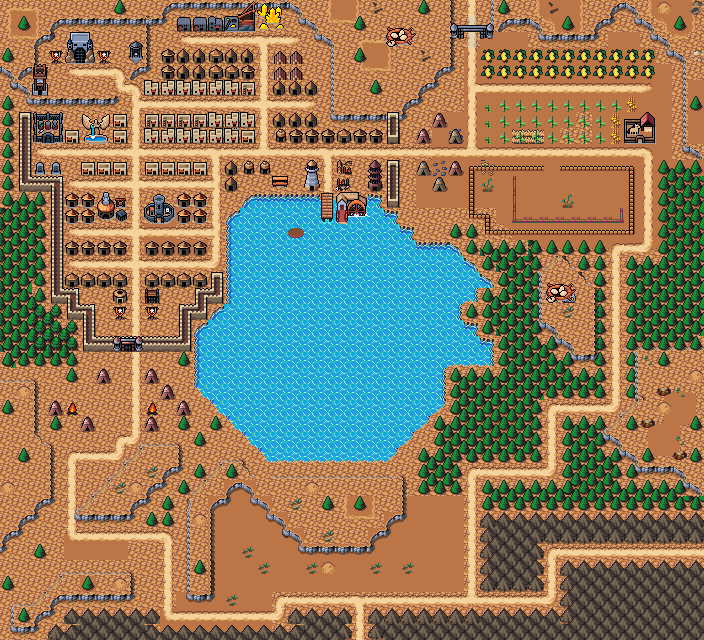

This is a level from a 2D game, rendered from its Tiled map with the project's own tilesets. A one-line summary and the map file follow, with tile-layer data summarised:
An orthogonal 44x40 tile map with 16x16 px tiles, 7 tile layers (Colission, Background, Walls, Clutter, ...), 3 tilesets and 82 objects.

<map version="1.9" tiledversion="1.9.2" orientation="orthogonal" renderorder="right-down" width="44" height="40" tilewidth="16" tileheight="16" infinite="0" nextlayerid="33" nextobjectid="262">
 <editorsettings>
  <export format="tmx" />
 </editorsettings>
 <tileset firstgid="1" source="../tileset/main.tsx" />
 <tileset firstgid="10113" source="../tileset/buildings.tsx" />
 <tileset firstgid="11905" source="../tileset/FarmFood.tsx" />
 <layer id="28" name="Colission" width="44" height="40">
  <data>[1760 cells, 329 non-empty, 17 distinct tile ids]</data>
 </layer>
 <layer id="24" name="Background" width="44" height="40">
  <data>[1760 cells, 1760 non-empty, 10 distinct tile ids]</data>
 </layer>
 <layer id="25" name="Walls" width="44" height="40">
  <data>[1760 cells, 523 non-empty, 58 distinct tile ids]</data>
 </layer>
 <layer id="26" name="Clutter" width="44" height="40">
  <data>[1760 cells, 478 non-empty, 120 distinct tile ids]</data>
 </layer>
 <layer id="27" name="ClutterBis" width="44" height="40">
  <data>[1760 cells, 808 non-empty, 141 distinct tile ids]</data>
 </layer>
 <layer id="30" name="Ground" width="44" height="40">
  <data>[1760 cells, 7 non-empty, 6 distinct tile ids]</data>
 </layer>
 <layer id="32" name="AboveSprites" width="44" height="40">
  <properties>
   <property name="spriteLayer" type="bool" value="true" />
  </properties>
  <data>[1760 cells, 30 non-empty, 20 distinct tile ids]</data>
 </layer>
 <objectgroup id="12" name="Kopie van Objects" opacity="0.9" offsetx="3.15789" offsety="7.89474">
  <!-- 82 objects omitted --></objectgroup>
</map>
<!-- 82 of 82 objects omitted -->
